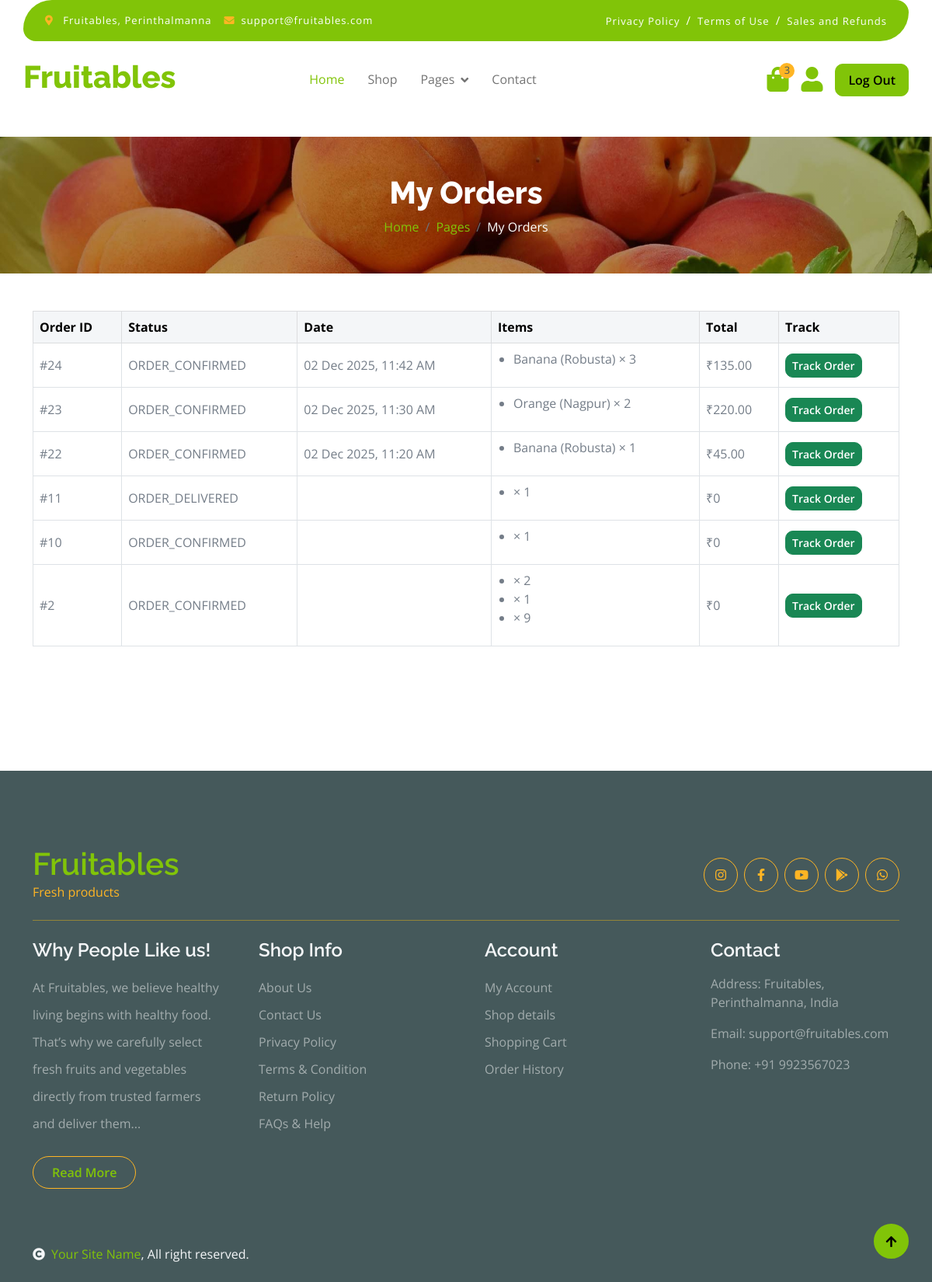
Screenshot of /orders/my_orders/ (signed in) with the database file from the repository.
### orders/models.py (models this page shows)
class orders(models.Model):
    owner=models.ForeignKey(Customer,on_delete=models.SET_NULL,null=True,related_name='orders')
    LIVE=1
    DELETE=0
    DELETE_choice=((LIVE,'live'),(DELETE,'delete'))
    CART_STAGE=0
    ORDER_CONFIRMED=1
    ORDER_PROCESSED=2
    ORDER_DELIVERED=3
    ORDER_REJECTED=4
    STATUS_CHOICE=((ORDER_CONFIRMED,'ORDER_CONFIRMED'),(ORDER_PROCESSED,'ORDER_PROCESSED'),(ORDER_DELIVERED,"ORDER_DELIVERED"),( ORDER_REJECTED," ORDER_REJECTED"))
    order_status=models.IntegerField(choices=STATUS_CHOICE,default=CART_STAGE)
    delete_status=models.IntegerField(choices=DELETE_choice,default=LIVE)
    created_at=models.DateTimeField(auto_now_add=True)
    updated_at=models.DateTimeField(auto_now=True)

class CartItem(models.Model):
    product=models.ForeignKey(Product,on_delete=models.SET_NULL,null=True,related_name="added_carts")
    quantity=models.PositiveIntegerField(default=1)
    owner=models.ForeignKey(orders,on_delete=models.CASCADE,related_name='added_items')
    @property
    def total_price(self):
        if self.product is None:
            return 0
        return self.product.price * self.quantity

### products/models.py (models this page shows, shortened)
class Product(models.Model):
    LIVE=1
    DELETE=0
    DELETE_choice=((LIVE,'live'),(DELETE,'delete'))
    name=models.CharField(max_length=20)
    price=models.DecimalField(max_digits=10,decimal_places=2)
    description=models.TextField()
    image=models.ImageField(upload_to='products/')
    priority=models.IntegerField(default=0)
    delete_status=models.IntegerField(choices=DELETE_choice,default=LIVE)
    category = models.CharField(max_length=20, choices=CATEGORY_CHOICES, default='other')
    created_at=models.TimeField(auto_now_add=True)
    updated_at=models.DateTimeField(auto_now=True)

### orders/views.py (the view)
# urls.py: path("my_orders/", views.my_orders, name="my_orders"),
@login_required
def my_orders(request):
    customer = Customer.objects.get(user=request.user)
    all_orders = orders.objects.filter(owner=customer).order_by('-id')
    for order in all_orders:
        order.total_amount = sum(item.total_price for item in order.added_items.all())
    return render(request, "my_orders.html", {
        "all_orders": all_orders
    })

### orders/templates/my_orders.html
{% extends 'blank.html' %}
{% load static %}
{% block content %}
{% load tz %}
{% include 'banner.html' with page_title="My Orders" %}
<div class="container py-5">
    {% if all_orders %}
    <div class="table-responsive">
        <table class="table table-bordered align-middle">
            <thead class="table-light">
                <tr>
                    <th>Order ID</th>
                    <th>Status</th>
                    <th>Date</th>
                    <th>Items</th>
                    <th>Total</th>
                    <th>Track</th>
                </tr>
            </thead>
            <tbody>
                {% for order in all_orders %}
                <tr>
                    <td>#{{ order.id }}</td>
                    <td>
                        {{ order.get_order_status_display }}
                    </td>
                    <td>
                        {% localtime on %}
                        {{ order.created_at|localtime|date:"d M Y, h:i A" }}
                        {% endlocaltime %}
                    </td>
                    <td style="min-width: 200px;">
                        <ul style="padding-left: 20px;">
                            {% for item in order.added_items.all %}
                                <li>{{ item.product.name }} × {{ item.quantity }}</li>
                            {% empty %}
                                <li>No items</li>
                            {% endfor %}
                        </ul>
                    </td>
                    <td>
                        ₹{{ order.total_amount }}
                    </td>
                    <td>
                        <a href="{% url 'track_order' order.id %}"
                           class="btn btn-success btn-sm">
                            Track Order
                        </a>
                    </td>
                </tr>
                {% endfor %}
            </tbody>
        </table>
    </div>
    {% else %}
        <p>No orders found.</p>
    {% endif %}
</div>
{% endblock %}

### static/css/style.css (style rules this page uses)
.btn { font-weight: 600; transition: .5s; }

### rows the page displays
orders: id "24", order_status "ORDER_CONFIRMED", created_at "02 Dec 2025, 11:42 AM", total_amount "135.00"
CartItem: product.name "Banana (Robusta)", quantity "3"
orders: id "23", order_status "ORDER_CONFIRMED", created_at "02 Dec 2025, 11:30 AM", total_amount "220.00"
CartItem: product.name "Orange (Nagpur)", quantity "2"
orders: id "22", order_status "ORDER_CONFIRMED", created_at "02 Dec 2025, 11:20 AM", total_amount "45.00"
CartItem: product.name "Banana (Robusta)", quantity "1"
orders: id "11", order_status "ORDER_DELIVERED", total_amount "0"
CartItem: quantity "1"
orders: id "10", order_status "ORDER_CONFIRMED", total_amount "0"
CartItem: quantity "1"
orders: id "2", order_status "ORDER_CONFIRMED", total_amount "0"
CartItem: quantity "2"
CartItem: quantity "1"
CartItem: quantity "9"

### other values shown
{{ page_title }} "My Orders"
